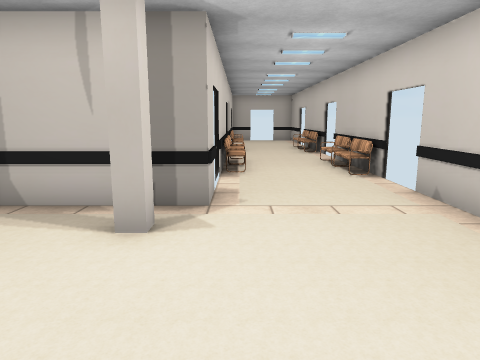
view 1 (above)

17 first-person views from a walk through a 3-D level made in the Unity game engine. The camera is 1.4 m above the floor, tilts 10° down and sees 70° across. Doors are open. The floor is counted in squares, 1 m on a side. Each view is taken from the middle of a square. On the plan, view 1 faces up. The plan holds only what a view shows up to about 15 squares ahead; the rest is blank. Some surface patterns are stand-ins.

view 2
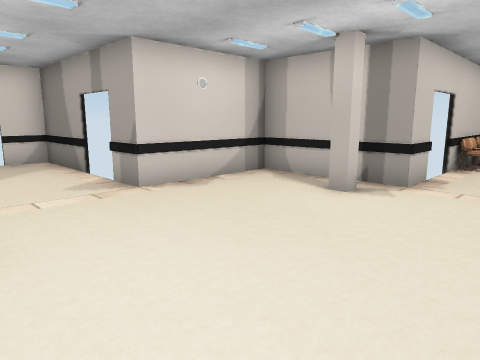

view 3
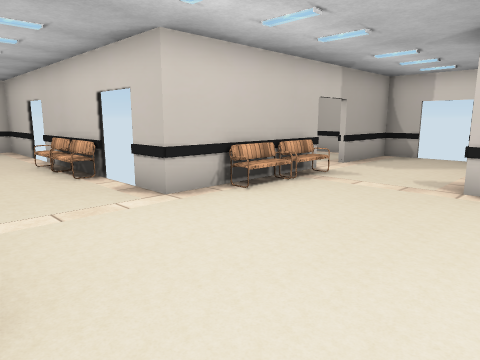

view 4
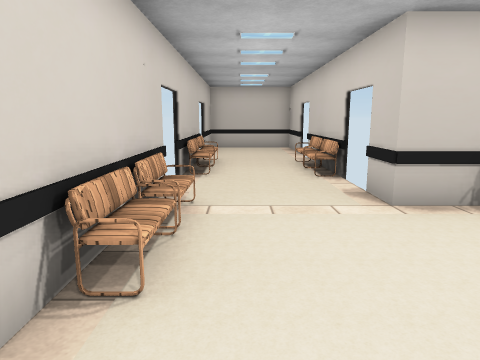

view 5
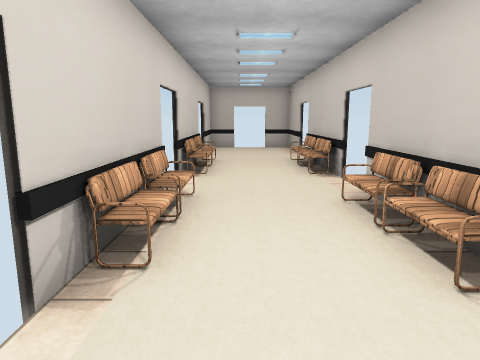

view 6
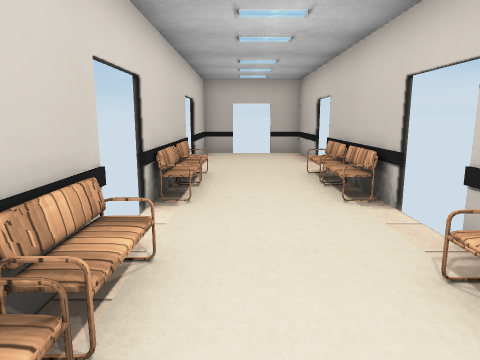

view 7
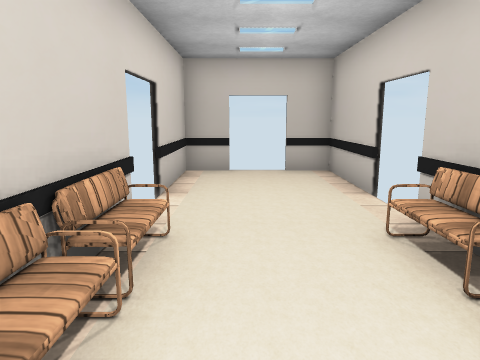

view 8
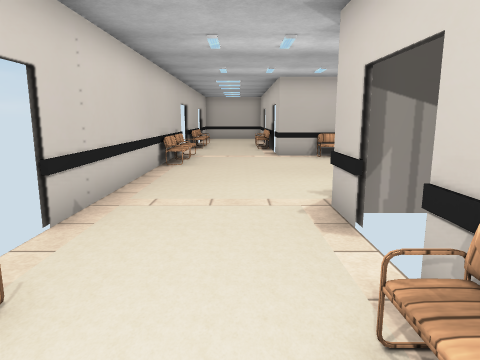

view 9
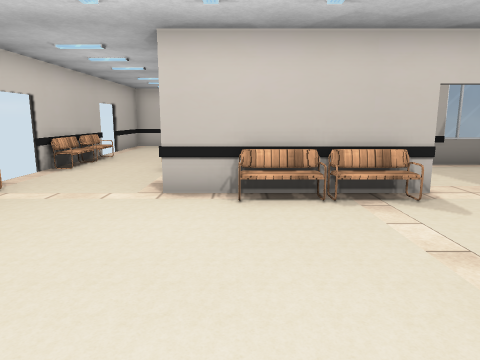

view 10
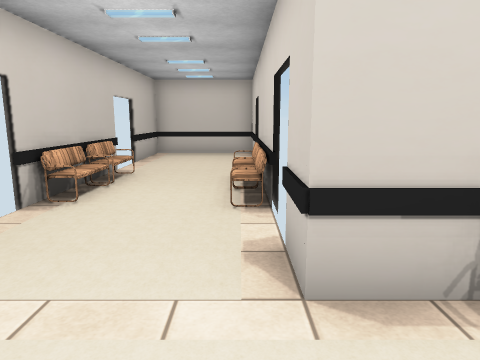

view 11
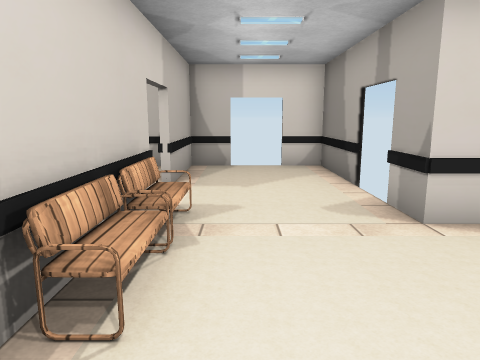

view 12
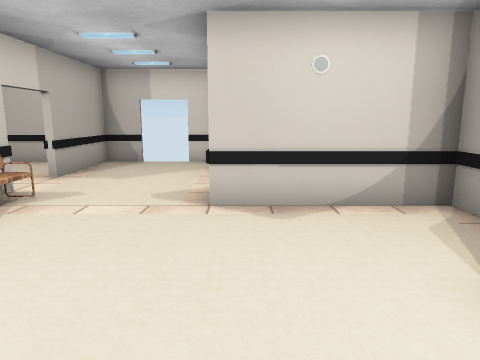

view 13
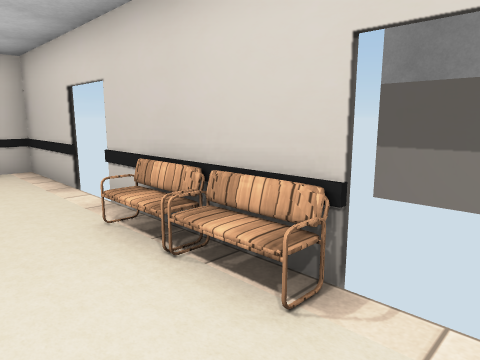

view 14
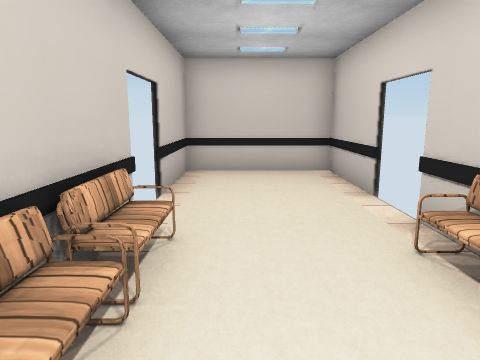

view 15
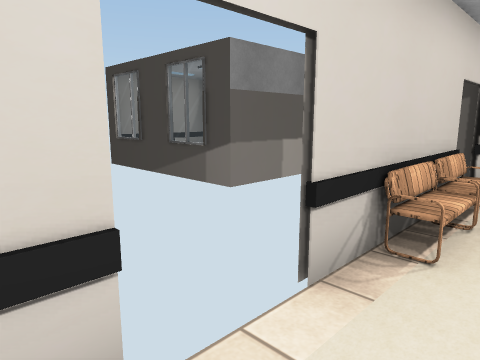

view 16
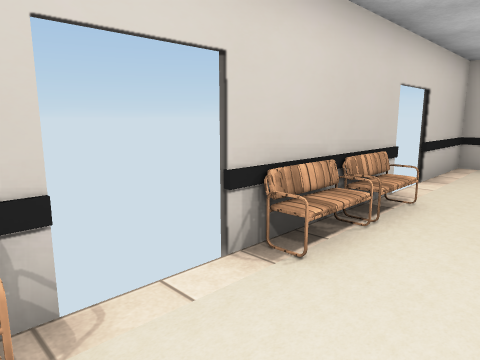

view 17
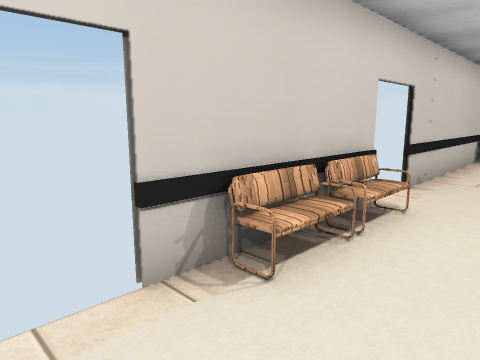

### Floor plan
Points are (right, up) in squares from view 1. A wall is a line through its corners. A room is listed if a view was taken in it or the views show most of it. See-through windows are left out.
Room 1 (views 1, 2, 3, 4, 5, 6, 7, 8, 9, 10, 11, 12, 13, 14, 16, 17)
walls: (-0.5, 6.8) (-0.5, 5.5) (-4.5, 5.5) (-4.5, 1.5) (-5.8, 1.5); (3.5, 8.2) (3.5, 12.8); (-7.2, 1.5) (-10.5, 1.5) (-10.5, 0.2); (3.5, -3.8) (3.5, 6.8); (-5.8, -2.5) (-0.5, -2.5) (-0.5, -3.8); (-0.5, -5.2) (-0.5, -9.8); (-0.5, 12.8) (-0.5, 8.2); (-10.5, -1.2) (-10.5, -2.5) (-7.2, -2.5); (3.5, 14.2) (3.5, 18.8); (3.5, -9.8) (3.5, -5.2); (-0.5, 18.8) (-0.5, 14.2)
ways out: opening at (1.5, -10.5) to room 2; open door at (-0.5, -10.5) to room 2; open door at (3.5, -10.5) to room 2; opening at (1.5, 19.5) to room 3; open door at (-0.5, 19.5) to room 3; open door at (3.5, 19.5) to room 3; open door at (-6.5, -2.5) to room 4; open door at (-10.5, -0.5); open door at (-6.5, 1.5); open door at (-0.7, -4.3); open door at (-0.5, 7.5); open door at (-0.5, 13.5); open door at (3.5, -4.5); open door at (3.5, 7.5); open door at (3.5, 13.5)
objects: bench (-2, -2); column (-1, 4); bench (0, -8); bench (0, -5); bench (0, 9); bench (0, 11); bench (0, 15); bench (0, 18); bench (3, -9); bench (3, -6); bench (3, -3); bench (3, 0); bench (3, 12); bench (3, 15); bench (3, 18)
Room 2 (view 15)
walls: (-0.5, -11.2) (-0.5, -14.5) (3.5, -14.5) (3.5, -11.2)
ways out: opening at (1.5, -10.5) to room 1; open door at (-0.5, -10.5) to room 1; open door at (3.5, -10.5) to room 1
Room 3 (no view inside)
walls: (0.8, 23.5) (-0.5, 23.5) (-0.5, 20.2); (3.5, 20.2) (3.5, 23.5) (2.2, 23.5)
ways out: opening at (1.5, 19.5) to room 1; open door at (-0.5, 19.5) to room 1; open door at (3.5, 19.5) to room 1; open door at (1.5, 23.5)
Room 4 (no view inside)
walls: (-10.5, -2.8) (-10.5, -6.5); (-9.5, -6.7) (-8, -6.7)
ways out: open door at (-6.5, -2.5) to room 1

Where each view was taken, in squares from view 1:
view 1: 0 up, 0 right, facing up
view 2: 2 down, 2 right, facing up-left
view 3: 3 up, 3 right, facing down-left
view 4: 3 up, 2 right, facing down
view 5: 6 up, 1 right, facing up
view 6: 9 up, 1 right, facing up
view 7: 14 up, 1 right, facing up
view 8: 11 up, 1 right, facing down
view 9: 4 up, 2 left, facing down
view 10: 0 up, 0 right, facing down
view 11: 1 down, 0 right, facing left
view 12: 2 up, 1 right, facing left
view 13: 4 down, 2 right, facing down-left
view 14: 5 down, 2 right, facing down
view 15: 12 down, 1 right, facing up-left
view 16: 12 up, 2 right, facing up-left
view 17: 14 up, 1 right, facing down-right
